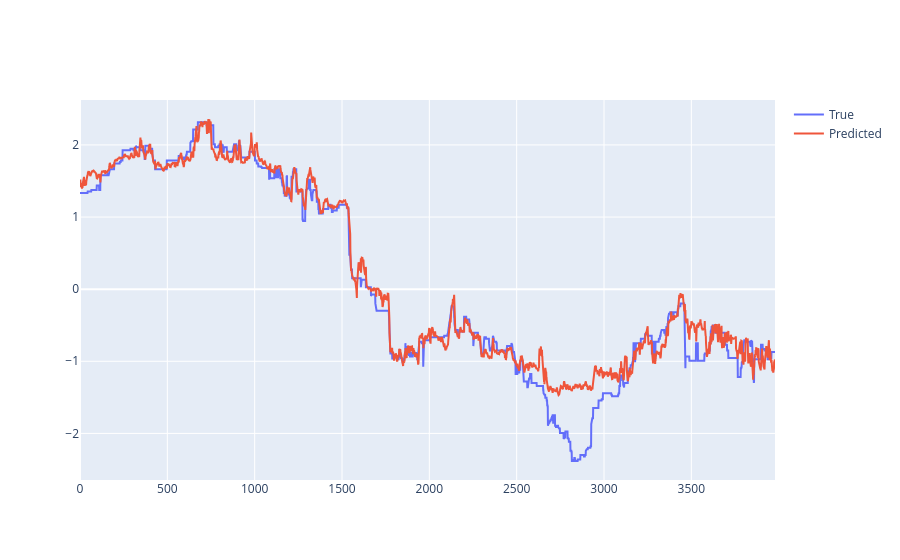

The cell this chart's notebook holds for it:
### Code cell
evaluation_res = utils.evaluate(
    model = model,
    loader = dataloader_test,
    criterion = criterion,
    device = device
)

true = np.concatenate(evaluation_res['true'], axis=0)
pred = np.concatenate(evaluation_res['pred'], axis=0)

print(f'sMAPE: {utils.sMAPE(true,pred):.1f}%')

fig = go.Figure()
fig.add_trace(go.Scatter(x=np.arange(len(true)), y=true, mode='lines', name='True'))
fig.add_trace(go.Scatter(x=np.arange(len(pred)), y=pred, mode='lines', name='Predicted'))
fig.show()

### Figure 1 — Plotly figure (JSON) as saved in the notebook; plotly's stock layout.template omitted (floating-point values rounded to 4 significant figures; data arrays with more than 128 entries replaced by an {"elided": "..."} marker saying what was removed)
{"data": [{"mode": "lines", "name": "True", "type": "scatter", "x": {"elided": "3980 int values"}, "y": {"elided": "3980 float values"}}, {"mode": "lines", "name": "Predicted", "type": "scatter", "x": {"elided": "3980 int values"}, "y": {"elided": "3980 float values"}}], "layout": {}}
